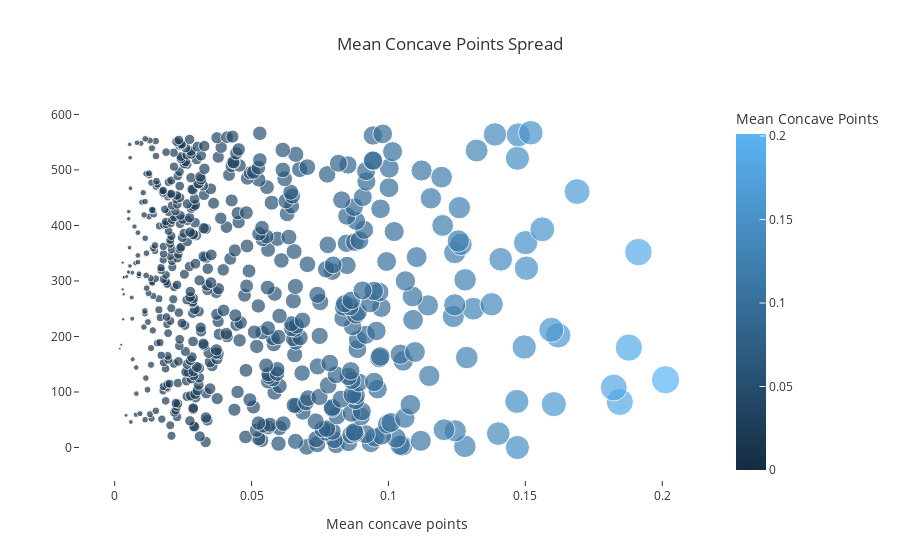

The cell this chart's notebook holds for it:
### Markdown cell above
* Variable mean concave points con target:

### Code cell
for template in ["ggplot2"]:
    fig = px.scatter(df,
                     x="mean concave points", 
                     size='mean concave points',
                     color="mean concave points", 
                     hover_data=["target"],
                     template=template, 
                     labels={"mean concave points": "Mean Concave Points"},
                     title="Mean Concave Points Spread")
    fig.update_layout(xaxis_title="Mean concave points",yaxis_title=" ")
    fig.update_layout({'plot_bgcolor': 'rgba(0, 0, 0, 0)','paper_bgcolor': 'rgba(0, 0, 0, 0)'}, bargap=0.1)
    fig.update_xaxes(showgrid=True)
    #fig.update_yaxes(showgrid=False)
    fig.show()

### Figure 1 — Plotly figure (JSON) as saved in the notebook; plotly's stock layout.template omitted (floating-point values rounded to 4 significant figures; data arrays with more than 128 entries replaced by an {"elided": "..."} marker saying what was removed)
{"data": [{"customdata": {"elided": "569x1 int values"}, "hovertemplate": "Mean Concave Points=%{marker.color}<br>index=%{y}<br>target=%{customdata[0]}<extra></extra>", "legendgroup": "", "marker": {"color": {"elided": "569 float values"}, "coloraxis": "coloraxis", "size": {"elided": "569 float values"}, "sizemode": "area", "sizeref": 0.000503, "symbol": "circle"}, "mode": "markers", "name": "", "orientation": "h", "showlegend": false, "type": "scatter", "x": {"elided": "569 float values"}, "xaxis": "x", "y": {"elided": "569 int values"}, "yaxis": "y"}], "layout": {"bargap": 0.1, "coloraxis": {"colorbar": {"title": {"text": "Mean Concave Points"}}, "colorscale": [[0, "rgb(20,44,66)"], [1, "rgb(90,179,244)"]]}, "legend": {"itemsizing": "constant", "tracegroupgap": 0}, "paper_bgcolor": "rgba(0, 0, 0, 0)", "plot_bgcolor": "rgba(0, 0, 0, 0)", "title": {"text": "Mean Concave Points Spread"}, "xaxis": {"anchor": "y", "domain": [0, 1], "showgrid": true, "title": {"text": "Mean concave points"}}, "yaxis": {"anchor": "x", "domain": [0, 1], "title": {"text": " "}}}}
